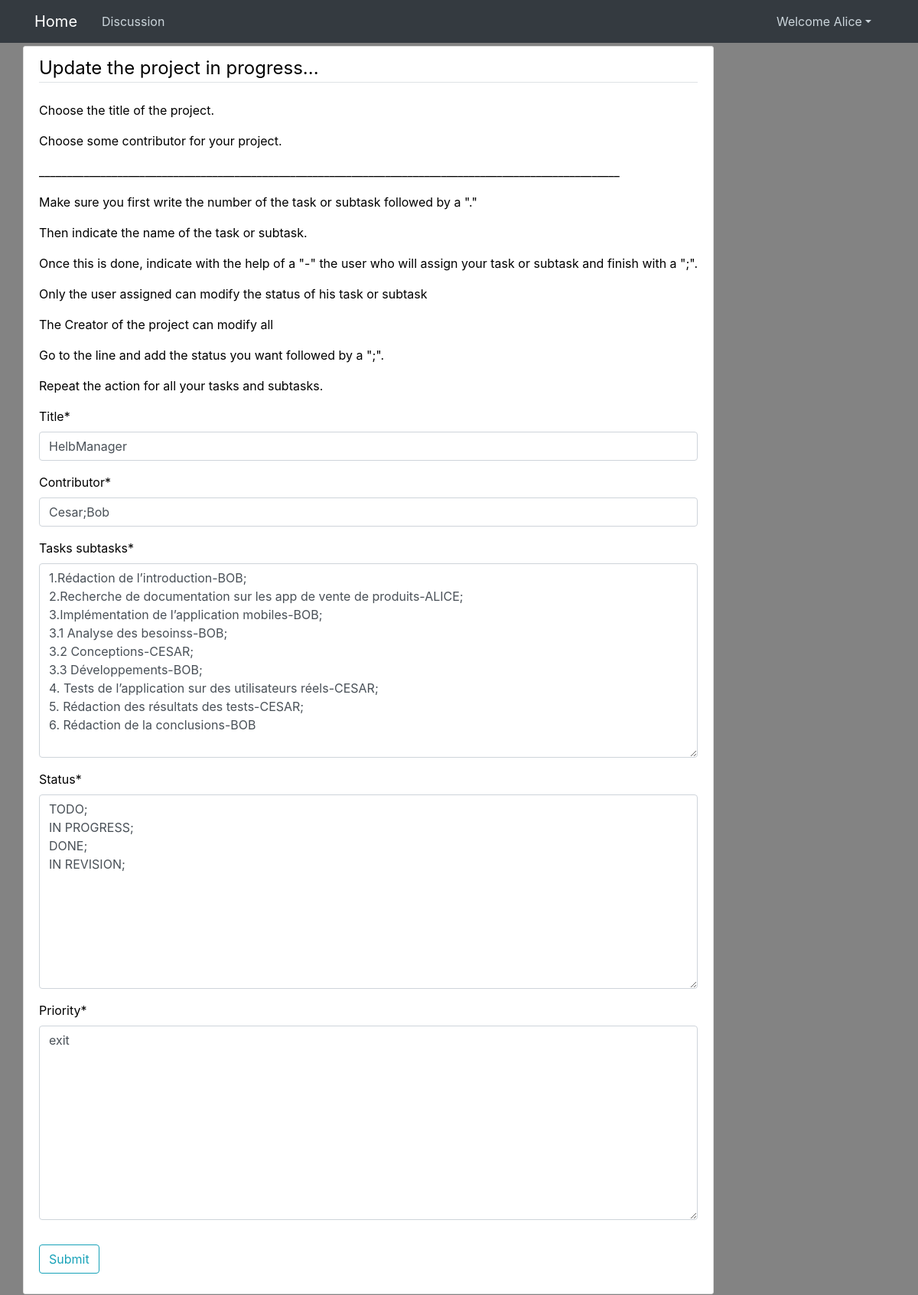
/post/1/update (signed in), run on an earlier commit of the app's database.
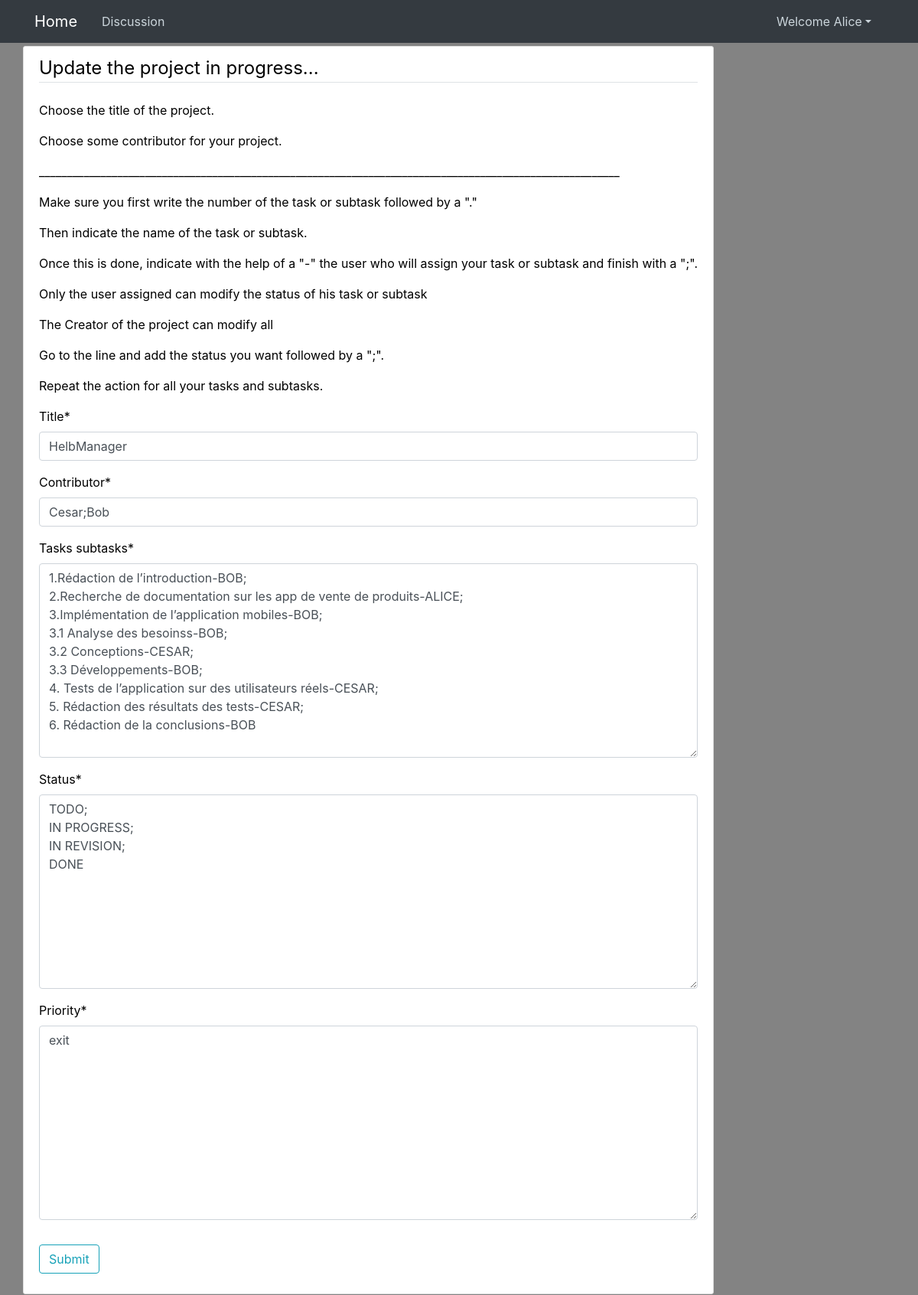
And on a later commit of the database.
### blog/models.py (models this page shows, shortened)
class Post(models.Model):
    date_posted = models.DateTimeField(default=timezone.now)
    author = models.ForeignKey(User, on_delete=models.CASCADE)
    title = models.CharField(max_length=100)
    contributor = models.CharField(max_length=100)
    status = models.TextField()
    tasks_subtasks =  models.TextField()
    priority =  models.TextField()
    class Meta:
        ordering = ['contributor']

### blog/views.py (the view, shortened to what this page needs)
# urls.py: path('post/<int:pk>/update', PostUpdateView.as_view(), name='post-update'),
class PostUpdateView(LoginRequiredMixin, UserPassesTestMixin, UpdateView):
    model = Post
    fields =['title','contributor','tasks_subtasks','status','priority']
    def test_func(self):
        post = self.get_object()
        return True

### blog/templates/Blog/post_form.html (shortened to what this page needs)
{% extends "blog/base.html" %}
{% load crispy_forms_tags %}
{% block content %}
<div class="content-section">
   <form method="POST">
   <fieldset class="form-group">
      {% if object.author == user %}
      <legend class="border-bottom mb-4"> Update the project in progress...</legend>
      {% else %}
      <legend class="border-bottom mb-4"> New project in progress...</legend>
      {% endif %}
      <p>Choose the title of the project.</p>
      <p>Choose some contributor for your project.</p>
      <p>________________________________________________________________________________________________________</p>
      <p>Make sure you first write the number of the task or subtask followed by a "."</p>
      <p>Then indicate the name of the task or subtask.</p>
      <p>Once this is done, indicate with the help of a "-" the user who will assign your task or subtask and finish with a ";".</p>
      <p>Only the user assigned can modify the status of his task or subtask</p>
      <p>The Creator of the project can modify all</p>
      <p>Go to the line and add the status you want followed by a ";".</p>
      <p>Repeat the action for all your tasks and subtasks.</p>
     {{ form|crispy }}
   </fieldset>
   <div class="form-group">
      <button class="btn btn-outline-info" onclick="afficherMessage()" type="submit"> Submit</button>
   </div>
</form>
</div>
{% endblock %}

### blog/templates/Blog/base.html (shortened to what this page needs)
{% load static %}
<!DOCTYPE html>
<html lang="en">
<head>
    <link href="https://cdn.jsdelivr.net/npm/bootstrap@4.0.0/dist/css/bootstrap.min.css"
 rel="stylesheet">
    <link rel="stylesheet" type="text/css" href="{% static 'blog/main.css' %}">
</head>
<body>
<header class="site-header">
    <nav class="navbar navbar-expand-md navbar-dark bg-dark fixed-top">
        <div class="container">
            <a class="navbar-brand mr-4" href="{% url 'blog-home' %}">Home</a>
            <div class="collapse navbar-collapse" id="navbarToggle">
                <div class="navbar-nav mr-auto">
                <a class="nav-item nav-link" href="{% url 'blog-about' %}">Discussion</a>
                </div>
                <div class="navbar-nav">
                    {% if user.is_authenticated %}
                    <ul class="navbar-nav mr-2">
                        <li class="nav-item dropdown">
                        <a class="nav-link dropdown-toggle" href='#' id="navbarDropdown" role="button" data-toggle="dropdown"> Welcome {{request.user}}</a>
                    {% else %}
                    <a class="nav-item nav-link" href="{% url 'login' %}">Login</a>
                    <a class="nav-item nav-link" href="{% url 'register' %}">Register</a>
                    {% endif %}
            </div>
        </div>
    </nav>
</header>
<main role="main" class="container">
    <div class="row">
        <div class="col-md-20">
            {% block content %}{% endblock %}
        </div>
    </div>
</main>
</body>
</html>

### blog/static/blog/main.css (style rules this page uses)
* { margin: 0; padding: 0; box-sizing: border-box; }
body { background: #838383; color: #000000; margin-top: 5rem; margin: 0; }
header { display: flex; justify-content: center; align-items: center; height: 60px; }
ul { margin: 0; }
.site-header .navbar-nav .nav-link { color: #cbd5db; }
.content-section { background: #ffffff; padding: 10px 20px; border: 1px solid #dddddd; border-radius: 3px; margin-bottom: 20px; }

What changed in the data, as far as the page shows it:
changed Post "HelbManager": status "TODO; IN PROGRESS; DONE; IN REVISION;" → "TODO; IN PROGRESS; IN REVISION; DONE"
